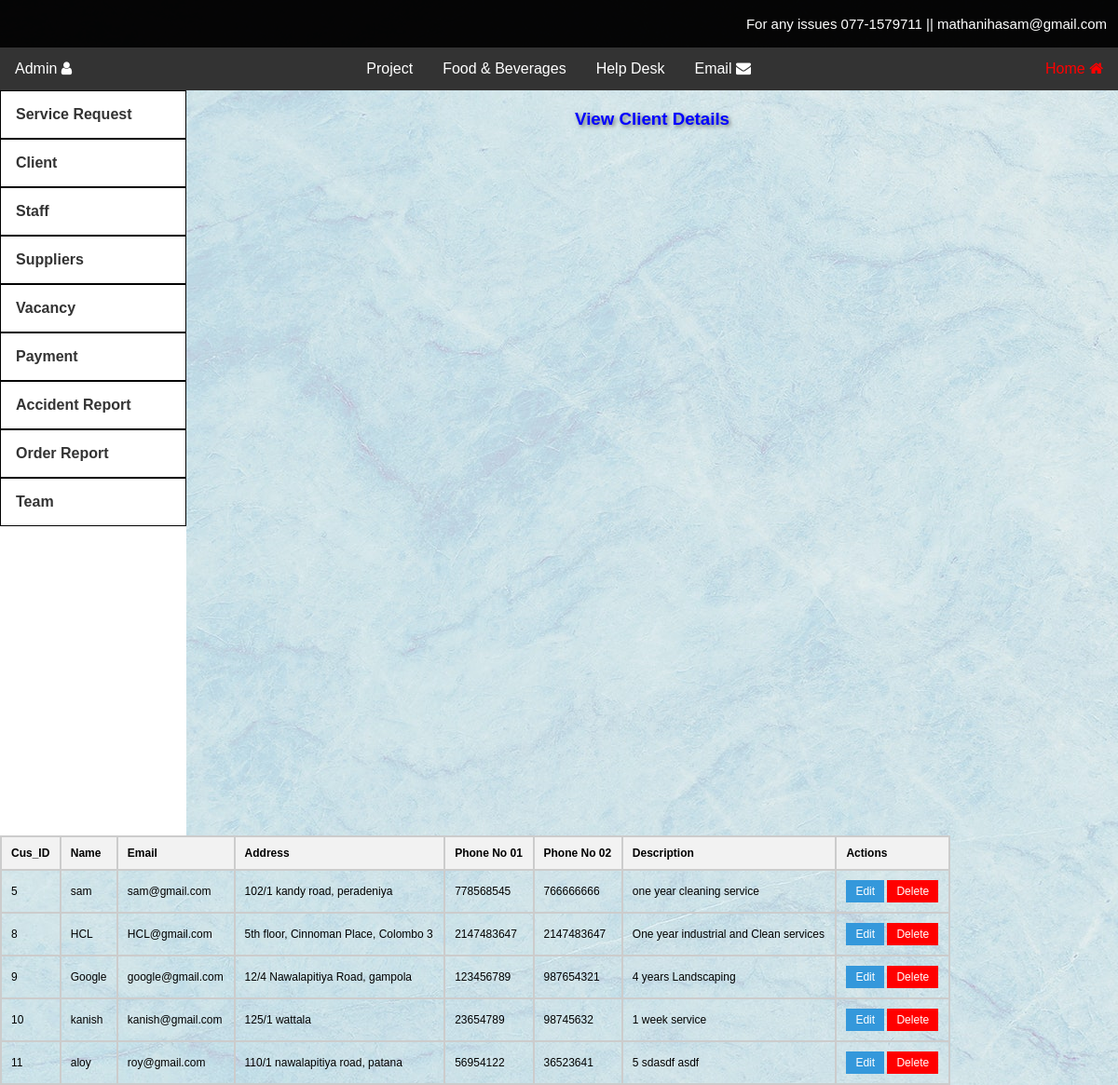
/adminDashViewClientDetails.php, run on the app's committed database.
### tables this page shows
CREATE TABLE `customer` (
  `cus_ID` int(11) NOT NULL,
  `name` text NOT NULL,
  `email` varchar(50) NOT NULL,
  `address` varchar(100) NOT NULL,
  `PhoneNo1` int(15) NOT NULL,
  `PhoneNo2` int(15) NOT NULL,
  `Description` varchar(255) NOT NULL
);

### html/adminDashViewClientDetails.php (the view, shortened to what this page needs)
<?php
@include 'config.php';
$select = "SELECT * FROM customer";
$result = mysqli_query($conn, $select);
$customer = array();
if ($result) {
    while ($row = mysqli_fetch_assoc($result)) {
        $customer[] = $row;
    }
}
?>
<!DOCTYPE html>
<html>
<head>
  <link rel="stylesheet" href="adminDashStyle.css">
     <link rel="stylesheet" href="https://cdnjs.cloudflare.com/ajax/libs/font-awesome/4.7.0/css/font-awesome.min.css">
</head>
<body >
  <div class="headerContantDetails">
    <p>For any issues  077-1579711 ||  mathanihasam@gmail.com</p>
  </div>
  <div class="topnav">
    <div class="left-nav">
      <div class="dropdown">
        <button class="dropbtn">Admin <i class="fa fa-user fa-1x" aria-hidden="true"></i></button>
      </div>
    </div>
    <div class="center-nav">
      <div class="dropdown">
        <button class="dropbtn">Project</button>
      </div>
      <a href="#">Food & Beverages </a>
      <a href="#">Help Desk</a>
      <a href="#">Email <i class="fa fa-envelope fa-1x" aria-hidden="true"></i></a>
    </div>
    <div class="right-nav">
      <a href="adminDash.html" class="selected">Home <i class="fa fa-home fa-1x" aria-hidden="true"></i></a>
    </div>
  </div>
   <div class="sidenav">
    <a href="AdminDashViewServiceRequest.php" id="box">Service Request</a>
    <div class="main-topic">
      <a onclick="toggleSubnav(this);" href="#" id="box">Client</a>
    </div>
    <div class="main-topic">
      <a onclick="toggleSubnav(this);" href="#" id="box">Staff</a>
    </div>
    <div class="main-topic">
      <a onclick="toggleSubnav(this);" href="#" id="box">Suppliers</a>
    </div>
    <div class="main-topic">
      <a onclick="toggleSubnav(this);" href="#" id="box">Vacancy</a>
    </div>
    <div class="main-topic">
      <a onclick="toggleSubnav(this);" href="#" id="box">Payment</a>
    </div>
    <a href="adminDashAccidentReportViewDelete.php" id="box">Accident Report</a>
    <a href="adminDashOrderReportViewDelete.php" id="box">Order Report</a>
    <div class="main-topic">
      <a onclick="toggleSubnav(this);" href="#" id="box">Team</a>
    </div>
  </div>
  <div class="main" >
    <div class="mainarea">
    <form action="#" method="POST">
    <h3> View Client Details </h3>
    <table class="customer-table">
        <thead>
            <tr>
                <th>Cus_ID</th>
                <th>Name</th>
                <th>Email</th>
                <th>Address</th>
                <th>Phone No 01</th>
                <th>Phone No 02</th>
                <th>Description</th>
                <th>Actions</th>
            </tr>
        </thead>
        <tbody>
            <?php foreach ($customer as $client): ?>
                <tr>
                    <td><?php echo isset($client['cus_ID']) ? $client['cus_ID'] : 'N/A'; ?></td>
                    <td><?php echo isset($client['name']) ? $client['name'] : 'N/A'; ?></td>
                    <td><?php echo isset($client['email']) ? $client['email'] : 'N/A'; ?></td>
                    <td><?php echo isset($client['address']) ? $client['address'] : 'N/A'; ?></td>
                    <td><?php echo isset($client['PhoneNo1']) ? $client['PhoneNo1'] : 'N/A'; ?></td>
                    <td><?php echo isset($client['PhoneNo2']) ? $client['PhoneNo2'] : 'N/A'; ?></td>
                    <td><?php echo isset($client['Description']) ? $client['Description'] : 'N/A'; ?></td>
                    <td>
                        <form action="#" method="POST">
                            <button type="submit" name="edit_client" value="<?php echo $client['cus_ID']; ?>">Edit</button>
                            <button type="submit" name="delete_client" value="<?php echo $client['cus_ID']; ?>" style="background-color: red; color: white;">Delete</button>
                        </form>
                    </td>
                </tr>
            <?php endforeach; ?>
        </tbody>
    </table>
</form>
    </div>
  </div>
</body>
</html>

### html/adminDashStyle.css (style rules this page uses)
body { background-image: url(./images/ClientdashBg.jpg);; font-family: Arial, sans-serif; margin: 0; padding: 0; }
.headerContantDetails { background-color: #000000f9; padding: 2px; }
.headerContantDetails p { color: #ffffff; font-size: 15px; text-align: right; cursor: pointer; margin-right: 10px; }
.topnav { background-color: #333; color: #ffffff; overflow: hidden; display: flex; justify-content: space-between; }
.topnav .left-nav, .topnav .center-nav, .topnav .right-nav { display: flex; }
.topnav a { color: #fff; text-align: center; padding: 14px 16px; text-decoration: none; }
.topnav .dropdown { overflow: hidden; }
.topnav .dropdown .dropbtn { font-size: 16px; border: none; outline: none; color: #fff; padding: 14px 16px; background-color: inherit; font-family: inherit; margin: 0; }
#box { border: 1.5px solid rgb(0, 0, 0); }
.sidenav { background-color: #ffffff; float: left; font-weight: bold; width: 200px; height: 100vh; }
.sidenav a { display: block; padding: 16px; text-decoration: none; color: #333; }
a.selected { color: rgb(255, 0, 0); }

### html/adminDashViewClientDetails.php (style rules this page uses)
.mainarea h3 { text-align:center; color:blue; text-shadow: 2px 2px 4px rgba(0, 0, 0, 0.5); margin-top:20px; margin-bottom:10px; }
.customer-table { width: 85%; border-collapse: collapse; margin-top: 20px; }
.customer-table th, .customer-table td { margin-right:10px; padding: 10px; border: 2px solid #ccc; text-align: left; font-size: 12px; }
.customer-table th { background-color: #f2f2f2; }
.customer-table td button { padding: 5px 10px; background-color: #3498db; color: #fff; border: none; cursor: pointer; font-size: 12px; }

### data on the page
customer: cus_ID "5", name "sam", email "sam@gmail.com", address "102/1 kandy road, peradeniya", PhoneNo1 "778568545", PhoneNo2 "766666666", Description "one year cleaning service"
customer: cus_ID "8", name "HCL", email "HCL@gmail.com", address "5th floor, Cinnoman Place, Colombo 3", PhoneNo1 "2147483647", PhoneNo2 "2147483647", Description "One year industrial and Clean services"
customer: cus_ID "9", name "Google", email "google@gmail.com", address "12/4 Nawalapitiya Road, gampola", PhoneNo1 "123456789", PhoneNo2 "987654321", Description "4 years Landscaping"
customer: cus_ID "10", name "kanish", email "kanish@gmail.com", address "125/1 wattala", PhoneNo1 "23654789", PhoneNo2 "98745632", Description "1 week service"
customer: cus_ID "11", name "aloy", email "roy@gmail.com", address "110/1 nawalapitiya road, patana", PhoneNo1 "56954122", PhoneNo2 "36523641", Description "5 sdasdf asdf"
